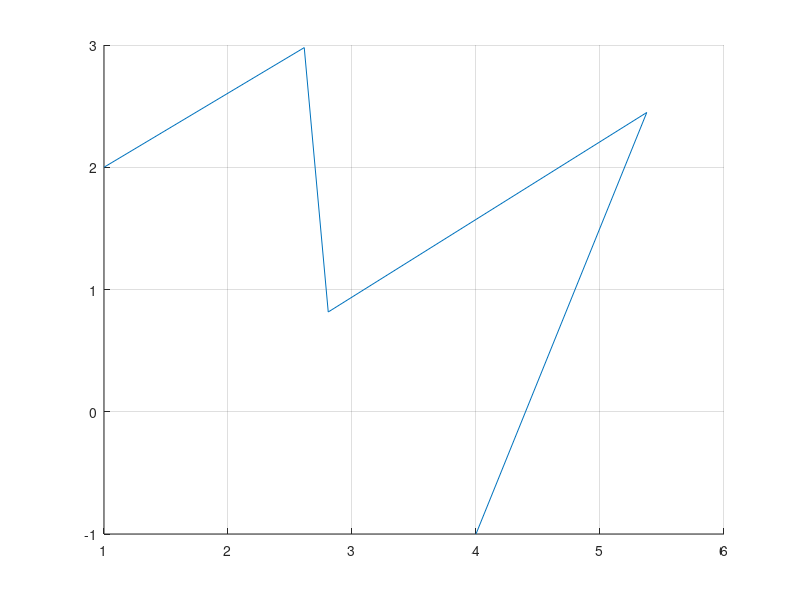

Write MATLAB code to recreate this figure. (Note: this script raises an error after producing the figure.)
clear;
%close all;

hold on;
grid on;

%% init control point
control_point =[1,2;1,2;2.61479049825092,2.97862817676773;2.80837016044980,0.815985025115673;5.37716725370785,2.44795007987969;4,-1;4,-1];
plot(control_point(:,1), control_point(:,2));

k = 3;
n = 5;

knots = [0,0,0,0,0.197901546205980,0.407352087233569,0.602861986117260,1,1,1,1];

x=0;y=0;mm=0;
m = 101;
X = ones(m, 2);

for j=1:(n-1)
    uu=(knots(j+3)):0.01:knots(j+4);
    for kk=1:length(uu)
        mm=mm+1;
        X(mm,1)=control_point(j,1)*RCoxdeBoor(j,3,knots,uu(kk))+control_point(j+1,1)*RCoxdeBoor(j+1,3,knots,uu(kk))+control_point(j+2,1)*RCoxdeBoor(j+2,3,knots,uu(kk))+control_point(j+3,1)*RCoxdeBoor(j+3,3,knots,uu(kk));
        X(mm,2)=control_point(j,2)*RCoxdeBoor(j,3,knots,uu(kk))+control_point(j+1,2)*RCoxdeBoor(j+1,3,knots,uu(kk))+control_point(j+2,2)*RCoxdeBoor(j+2,3,knots,uu(kk))+control_point(j+3,2)*RCoxdeBoor(j+3,3,knots,uu(kk));
    end
end

plot(X(:,1),X(:,2),'*');
 
xlabel('x');ylabel('y');